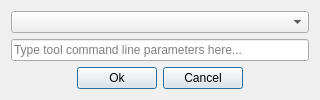
<?xml version="1.0" encoding="UTF-8"?>
<ui version="4.0">
 <class>Form</class>
 <widget class="QWidget" name="Form">
  <property name="windowModality">
   <enum>Qt::ApplicationModal</enum>
  </property>
  <property name="geometry">
   <rect>
    <x>0</x>
    <y>0</y>
    <width>320</width>
    <height>97</height>
   </rect>
  </property>
  <property name="sizePolicy">
   <sizepolicy hsizetype="Fixed" vsizetype="Fixed">
    <horstretch>0</horstretch>
    <verstretch>0</verstretch>
   </sizepolicy>
  </property>
  <property name="windowTitle">
   <string>Edit Tool</string>
  </property>
  <layout class="QGridLayout" name="gridLayout">
   <item row="2" column="0">
    <layout class="QVBoxLayout" name="verticalLayout">
     <item>
      <layout class="QHBoxLayout" name="horizontalLayout_2">
       <property name="spacing">
        <number>6</number>
       </property>
       <property name="leftMargin">
        <number>0</number>
       </property>
       <property name="topMargin">
        <number>0</number>
       </property>
       <property name="rightMargin">
        <number>0</number>
       </property>
       <property name="bottomMargin">
        <number>0</number>
       </property>
       <item>
        <spacer name="horizontalSpacer">
         <property name="orientation">
          <enum>Qt::Horizontal</enum>
         </property>
         <property name="sizeHint" stdset="0">
          <size>
           <width>40</width>
           <height>20</height>
          </size>
         </property>
        </spacer>
       </item>
       <item>
        <widget class="QPushButton" name="pushButton_ok">
         <property name="text">
          <string>Ok</string>
         </property>
         <property name="default">
          <bool>true</bool>
         </property>
        </widget>
       </item>
       <item>
        <widget class="QPushButton" name="pushButton_cancel">
         <property name="text">
          <string>Cancel</string>
         </property>
         <property name="default">
          <bool>true</bool>
         </property>
        </widget>
       </item>
       <item>
        <spacer name="horizontalSpacer_2">
         <property name="orientation">
          <enum>Qt::Horizontal</enum>
         </property>
         <property name="sizeHint" stdset="0">
          <size>
           <width>40</width>
           <height>20</height>
          </size>
         </property>
        </spacer>
       </item>
      </layout>
     </item>
    </layout>
   </item>
   <item row="0" column="0">
    <widget class="QComboBox" name="comboBox_tool">
     <property name="toolTip">
      <string>&lt;html&gt;&lt;head/&gt;&lt;body&gt;&lt;p&gt;Select tool&lt;/p&gt;&lt;/body&gt;&lt;/html&gt;</string>
     </property>
    </widget>
   </item>
   <item row="1" column="0">
    <widget class="QLineEdit" name="lineEdit_cmdline_params">
     <property name="placeholderText">
      <string>Type tool command line parameters here...</string>
     </property>
    </widget>
   </item>
  </layout>
 </widget>
 <tabstops>
  <tabstop>comboBox_tool</tabstop>
  <tabstop>lineEdit_cmdline_params</tabstop>
  <tabstop>pushButton_ok</tabstop>
  <tabstop>pushButton_cancel</tabstop>
 </tabstops>
 <resources/>
 <connections/>
</ui>
